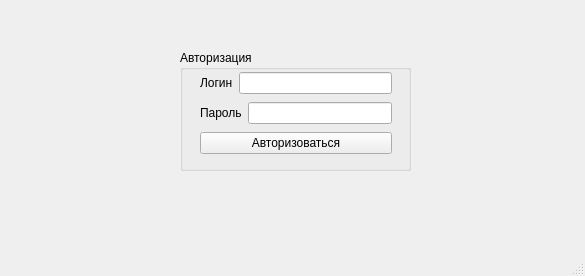
<?xml version="1.0" encoding="UTF-8"?>
<ui version="4.0">
 <class>MainWindow</class>
 <widget class="QMainWindow" name="MainWindow">
  <property name="geometry">
   <rect>
    <x>0</x>
    <y>0</y>
    <width>585</width>
    <height>276</height>
   </rect>
  </property>
  <property name="windowTitle">
   <string>MainWindow</string>
  </property>
  <widget class="QWidget" name="centralwidget">
   <widget class="QGroupBox" name="groupBox">
    <property name="geometry">
     <rect>
      <x>180</x>
      <y>50</y>
      <width>231</width>
      <height>121</height>
     </rect>
    </property>
    <property name="sizePolicy">
     <sizepolicy hsizetype="Preferred" vsizetype="Preferred">
      <horstretch>0</horstretch>
      <verstretch>0</verstretch>
     </sizepolicy>
    </property>
    <property name="title">
     <string>Авторизация</string>
    </property>
    <widget class="QWidget" name="">
     <property name="geometry">
      <rect>
       <x>20</x>
       <y>20</y>
       <width>192</width>
       <height>86</height>
      </rect>
     </property>
     <layout class="QVBoxLayout" name="verticalLayout">
      <item>
       <layout class="QHBoxLayout" name="horizontalLayout">
        <item>
         <widget class="QLabel" name="label">
          <property name="text">
           <string>Логин</string>
          </property>
         </widget>
        </item>
        <item>
         <widget class="QLineEdit" name="login"/>
        </item>
       </layout>
      </item>
      <item>
       <layout class="QHBoxLayout" name="horizontalLayout_2">
        <item>
         <widget class="QLabel" name="label_2">
          <property name="text">
           <string>Пароль</string>
          </property>
         </widget>
        </item>
        <item>
         <widget class="QLineEdit" name="pass"/>
        </item>
       </layout>
      </item>
      <item>
       <widget class="QPushButton" name="pushButton">
        <property name="text">
         <string>Авторизоваться</string>
        </property>
       </widget>
      </item>
     </layout>
    </widget>
   </widget>
  </widget>
  <widget class="QMenuBar" name="menubar">
   <property name="geometry">
    <rect>
     <x>0</x>
     <y>0</y>
     <width>585</width>
     <height>22</height>
    </rect>
   </property>
  </widget>
  <widget class="QStatusBar" name="statusbar"/>
 </widget>
 <resources/>
 <connections/>
</ui>
